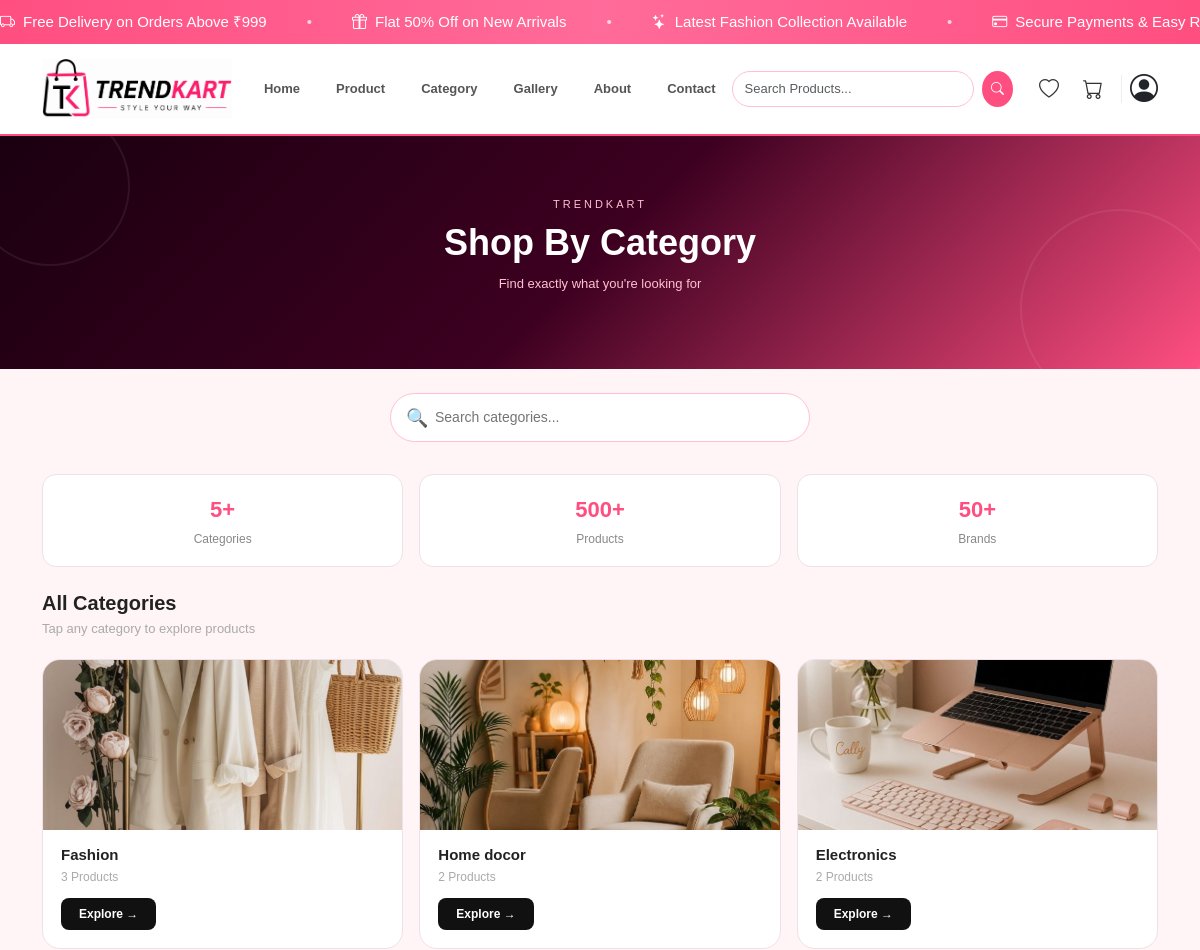
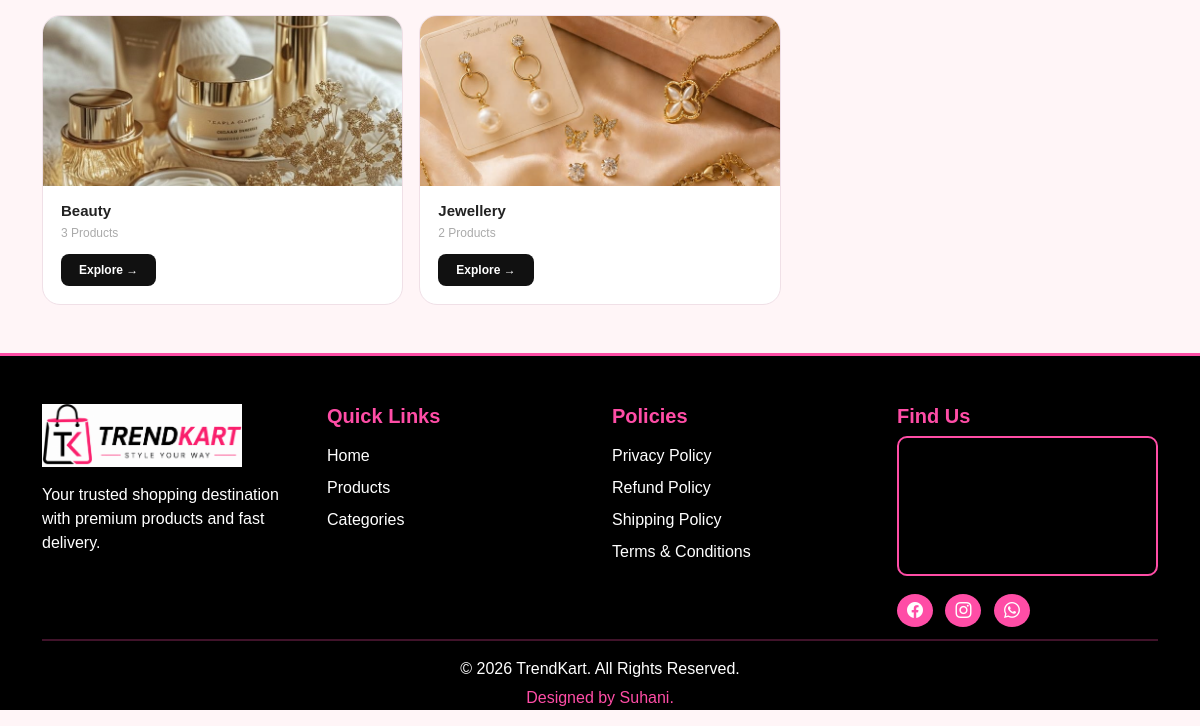
The page /category/ on the database as committed earlier (2 pictures, top to bottom).
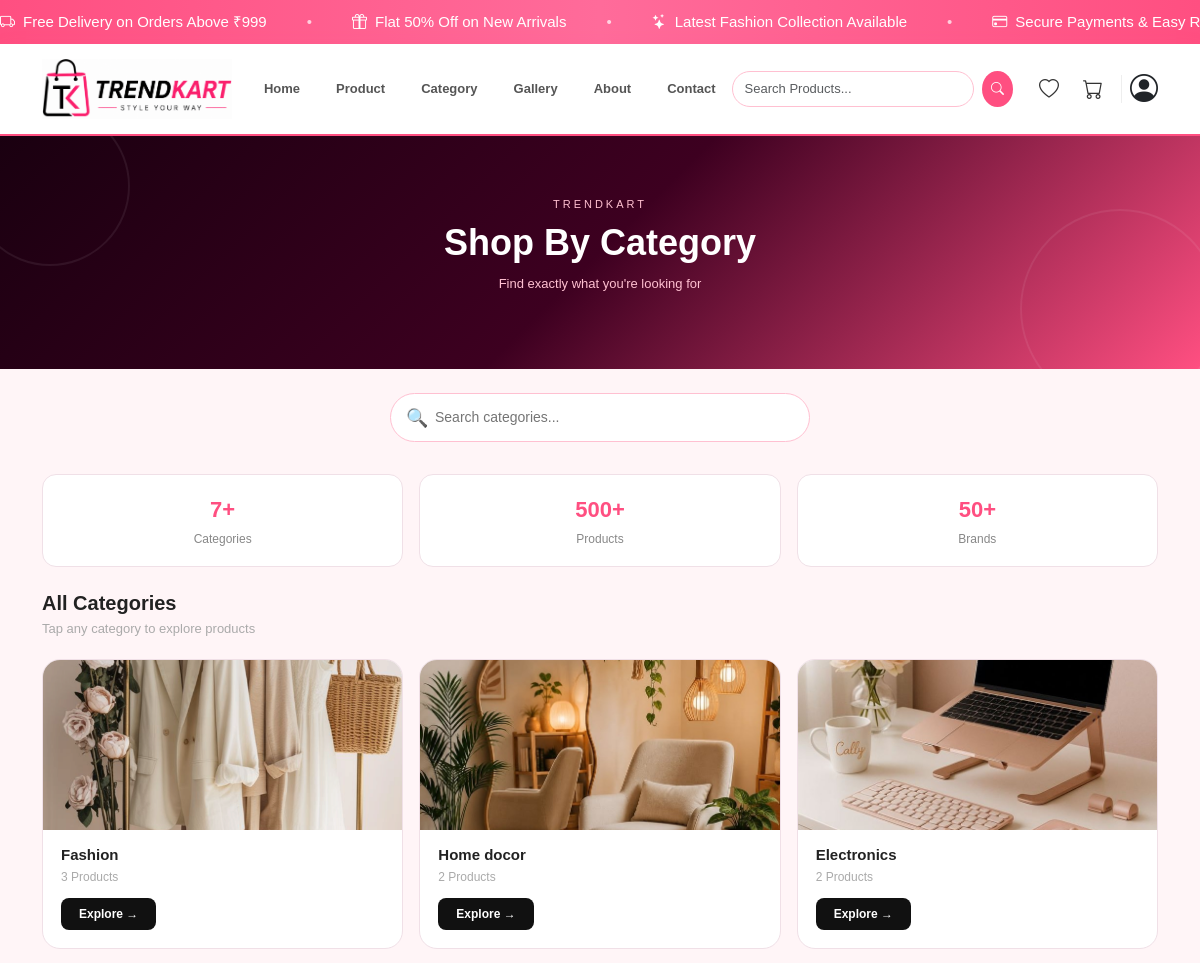
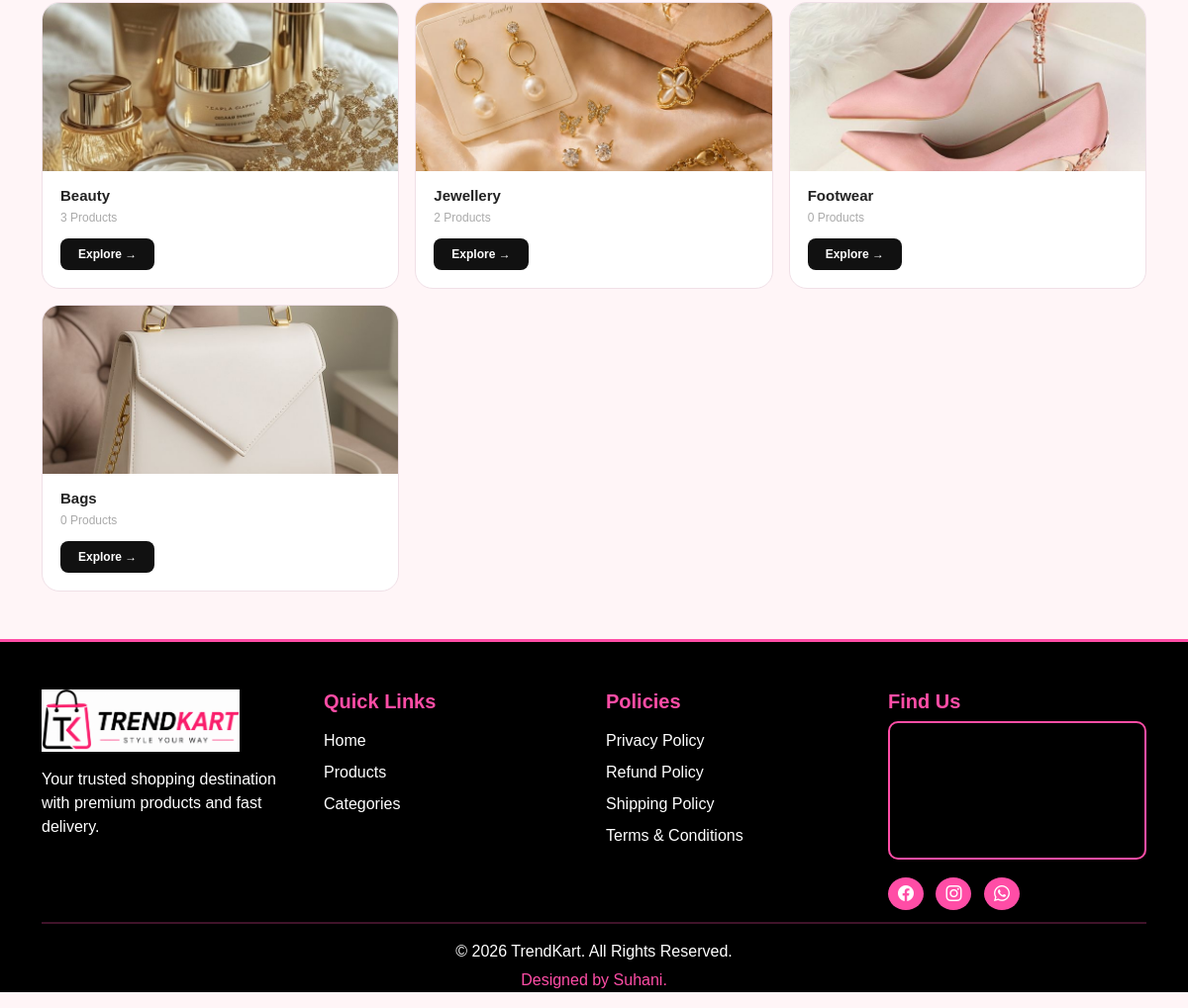
The same page on the database as committed later (2 pictures, top to bottom).
### Trendkart/models.py (models this page shows, shortened)
class Category(models.Model):
    category_name = models.CharField(max_length=255)
    category_image = models.ImageField(
        upload_to='categories/',
        null=True,
        blank=True
    )

### Trendkart/views.py (the view)
# urls.py: path('category/', views.category, name='category'),
def category(request):
    categories = Category.objects.all()
    return render(request, 'categories.html', {'categories': categories})

### templates/categories.html (shortened to what the changed rows need)
{% extends 'base.html' %}
{% load static %}
{% block content %}
<div style="background:linear-gradient(135deg,#1a0010,#3d0020,#FF4F81);
            padding:60px 0;text-align:center;position:relative;overflow:hidden;">
    <h1 style="color:#fff;font-size:36px;font-weight:800;margin-bottom:10px;">
        Shop By Category
    </h1>
</div>
<div class="container mt-4 mb-5">
    <div class="row g-3 mb-4">
        <div class="col-4">
            <div style="background:#fff;border-radius:14px;padding:18px;
                        text-align:center;border:1px solid #f0e0e7;">
                <div style="font-size:22px;font-weight:800;color:#FF4F81;margin-bottom:4px;">
                    {{ categories|length }}+
                </div>
                <div style="font-size:12px;color:#888;">Categories</div>
            </div>
        </div>
    </div>
    <h2 class="fw-bold mb-1" style="color:#222;font-size:20px;">All Categories</h2>
    <div class="row g-3" id="categoriesGrid">
        {% for category in categories %}
        <div class="col-md-4 col-6 cat-item"
             data-name="{{ category.category_name|lower }}">
            <div style="background:#fff;border-radius:18px;overflow:hidden;
                        border:1px solid #f0e0e7;position:relative;
                        transition:all 0.22s;cursor:pointer;"
                 onmouseover="this.style.transform='translateY(-5px)';
                              this.style.boxShadow='0 10px 28px rgba(255,79,129,0.15)';
                              this.style.borderColor='#FF4F81';
                              this.querySelector('.explore-btn').style.background='#FF4F81'"
                 onmouseout="this.style.transform='translateY(0)';
                             this.style.boxShadow='none';
                             this.style.borderColor='#f0e0e7';
                             this.querySelector('.explore-btn').style.background='#111'">
                {% if category.category_image %}
                <img src="{{ category.category_image.url }}"
                     style="width:100%;height:170px;object-fit:cover;">
                {% else %}
                <div style="width:100%;height:170px;background:linear-gradient(135deg,#FFF5F7,#ffc0d1);
                            display:flex;align-items:center;justify-content:center;font-size:56px;">
                    🏷️
                </div>
                {% endif %}
                <div style="padding:16px 18px 18px;">
                    <h5 style="font-size:15px;font-weight:800;color:#222;margin-bottom:4px;">
                        {{ category.category_name }}
                    </h5>
                    <p style="font-size:12px;color:#aaa;margin-bottom:12px;">
                        {{ category.products.count }} Products
                    </p>
                    <a href="{% url 'product' %}?category={{ category.id }}"
                       class="explore-btn"
                       style="display:inline-block;background:#111;color:#fff;
                              border-radius:8px;padding:7px 18px;font-size:12px;
                              font-weight:700;text-decoration:none;
                              transition:background 0.18s;">
                        Explore →
                    </a>
                </div>
            </div>
        </div>
        {% empty %}
        <div class="col-12 text-center py-5">
            <div style="font-size:56px;margin-bottom:16px;">🏷️</div>
            <h4 style="color:#222;font-weight:800;">No Categories Found</h4>
            <p style="color:#aaa;">Admin panel se categories add karo</p>
        </div>
        {% endfor %}
    </div>
</div>
{% endblock %}

Rows that differ between the two databases and show on the page:
added Category: category_image (picture), category_name "Footwear", products.count "0"
added Category: category_image (picture), category_name "Bags", products.count "0"
Other text that changed with them:
{{ categories|length }}: "5" → "7"
